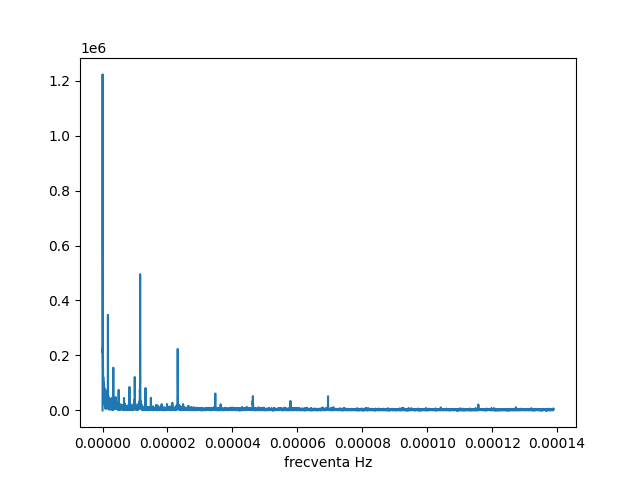

Here is the Python script that generated this plot:
import numpy as np

import matplotlib.pyplot as plt

import csv

file = open("Train.csv")

vec = list(csv.reader(file))

data = np.array(vec[1:])[:,2].astype(np.float32)

print(data)
procesare = np.abs(np.fft.fft(data))

N = 18288

plt.plot((1/3600)*np.arange(0,N//2,1)/N,procesare[:N//2])
plt.xlabel('frecventa Hz')
plt.savefig('ex4.png')
plt.show()